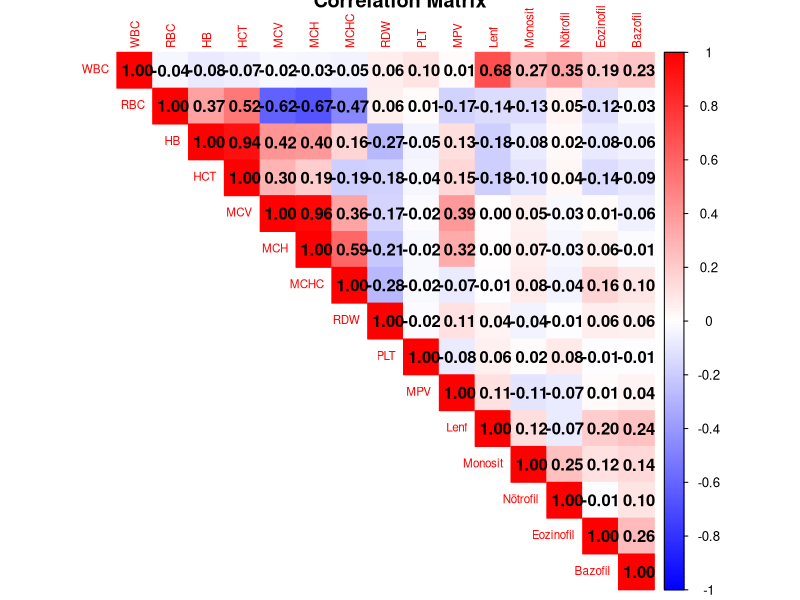
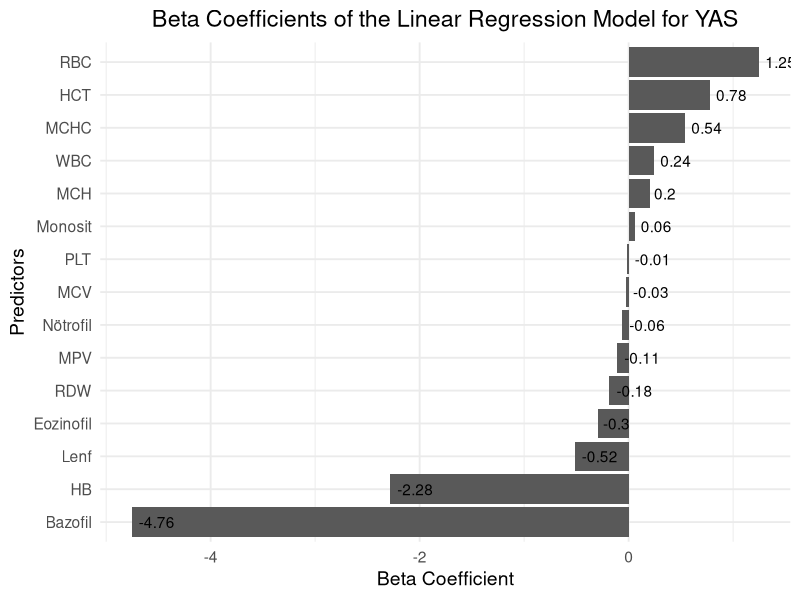
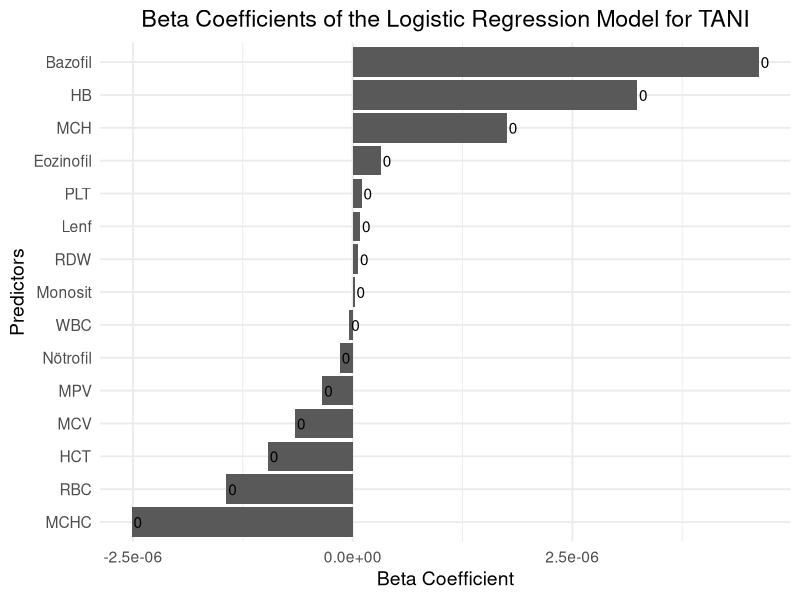
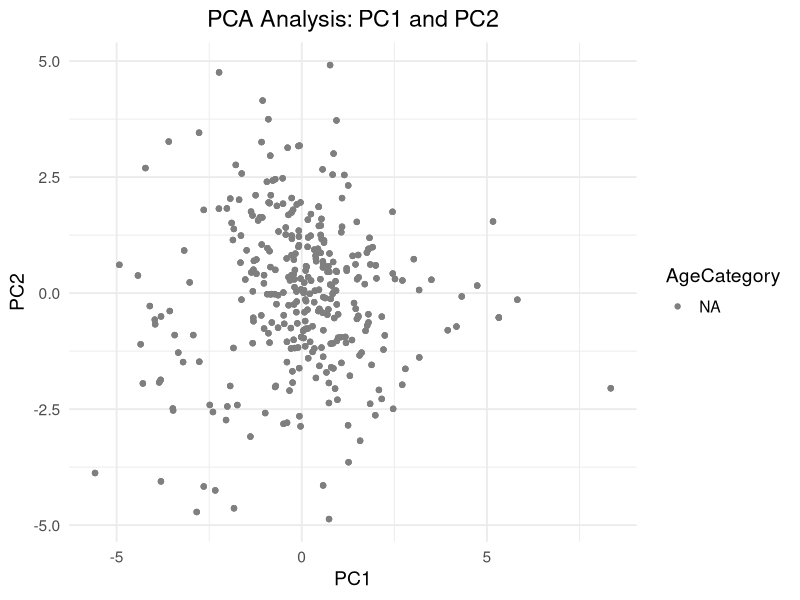

These charts were generated, in order, by the following R code:
necessary_packages <- c("readxl", "dplyr", "ggplot2", "GGally", "corrplot", "nnet", "MASS", "caret")
for (package in necessary_packages) {
  if (!requireNamespace(package, quietly = TRUE)) {
    install.packages(package)
  }
}

library(readxl)
library(dplyr)
library(ggplot2)
library(GGally)
library(corrplot)
library(nnet)
library(MASS)
library(caret)

data <- read_excel("hematology_clinical_dataset.xlsx")

# Inspect the dataset
print(head(data))

# Check column names
print(colnames(data))

if (!"YAS" %in% colnames(data)) {
  colnames(data)[which(colnames(data) == "yas_in_excel")] <- "YAS"
}

# Categorize age into ranges
data$AgeCategory <- cut(
  as.numeric(data$YAS),
  breaks = c(18, 24, 29, 34, 39, 44, 49, 54, 59, 64, 69, 74, 120),
  labels = c("18-24", "25-29", "30-34", "35-39", "40-44", "45-49", "50-54", "55-59", "60-64", "65-69", "70-74", "75-120")
)

# Create a file to store analysis results and interpretations
sink("clinical_analysis_results.txt")

# Correlation Analysis
cat("=============================================\n")
cat("Correlation Analysis Results:\n")
cat("=============================================\n")
cat("Correlation Matrix:\n")
correlation_matrix <- cor(
  data[, c("WBC", "RBC", "HB", "HCT", "MCV", "MCH", "MCHC", "RDW", "PLT", "MPV", "Lenf", "Monosit", "Nötrofil", "Eozinofil", "Bazofil")]
)
print(correlation_matrix)
cat("\n")

# Visualize and save the correlation matrix
corrplot(
  correlation_matrix,
  method = "color",
  type = "upper",
  tl.cex = 0.7,
  addCoef.col = "black",
  title = "Correlation Matrix",
  col = colorRampPalette(c("blue", "white", "red"))(200)
)
dev.copy(png, "correlation_matrix.png")
dev.off()

# Multiple Linear Regression Analysis (YAS as the dependent variable)
cat("=============================================\n")
cat("Multiple Linear Regression Analysis Results for YAS:\n")
cat("=============================================\n")
cat("In this model, we examine the effect of independent variables on predicting age.\n")
cat("Beta coefficients show the effect of each independent variable on age.\n")
cat("If the coefficient is positive, an increase in the related independent variable leads to an increase in age. If the coefficient is negative, the increase leads to a decrease in age.\n")
model_linear_age <- lm(
  YAS ~ WBC + RBC + HB + HCT + MCV + MCH + MCHC + RDW + PLT + MPV + Lenf + Monosit + Nötrofil + Eozinofil + Bazofil,
  data = data
)
print(summary(model_linear_age))
cat("\n")

# Convert beta coefficients into a data frame
beta_coefficients_age <- data.frame(Beta = coef(model_linear_age))
beta_coefficients_age$Predictor <- rownames(beta_coefficients_age)
rownames(beta_coefficients_age) <- NULL

# Visualize and save beta coefficients
p1 <- ggplot(beta_coefficients_age[-1, ], aes(x = reorder(Predictor, Beta), y = Beta)) +
  geom_bar(stat = "identity") +
  geom_text(aes(label = round(Beta, 2)), hjust = -0.2) +
  coord_flip() +
  theme_minimal(base_family = "Helvetica", base_size = 14, base_rect_size = 0.5) +
  theme(panel.background = element_rect(fill = "white", colour = "white")) +
  ggtitle("Beta Coefficients of the Linear Regression Model for YAS") +
  xlab("Predictors") +
  ylab("Beta Coefficient") +
  theme(plot.title = element_text(hjust = 0.5))
ggsave("beta_coefficients_age.png", p1, bg = "white")

# Logistic Regression Analysis (TANI as the dependent variable)
cat("=============================================\n")
cat("Logistic Regression Analysis Results for TANI:\n")
cat("=============================================\n")
cat("In this model, we examine the effect of independent variables on predicting diagnosis (healthy or diseased).\n")
cat("Beta coefficients show the effect of each independent variable on diagnosis.\n")
cat("If the coefficient is positive, an increase in the related independent variable leads to an increase in disease risk. If the coefficient is negative, the increase leads to a decrease in disease risk.\n")
data$TANI <- ifelse(data$TANI == "SAĞLIKLI", 0, 1)
model_logistic <- glm(
  TANI ~ WBC + RBC + HB + HCT + MCV + MCH + MCHC + RDW + PLT + MPV + Lenf + Monosit + Nötrofil + Eozinofil + Bazofil,
  data = data,
  family = binomial
)
print(summary(model_logistic))
cat("\n")

# Convert beta coefficients into a data frame
beta_coefficients_diagnosis <- data.frame(Beta = coef(model_logistic))
beta_coefficients_diagnosis$Predictor <- rownames(beta_coefficients_diagnosis)
rownames(beta_coefficients_diagnosis) <- NULL

# Visualize and save beta coefficients
p2 <- ggplot(beta_coefficients_diagnosis[-1, ], aes(x = reorder(Predictor, Beta), y = Beta)) +
  geom_bar(stat = "identity") +
  geom_text(aes(label = round(Beta, 2)), hjust = -0.2) +
  coord_flip() +
  theme_minimal(base_family = "Helvetica", base_size = 14, base_rect_size = 0.5) +
  theme(panel.background = element_rect(fill = "white", colour = "white")) +
  ggtitle("Beta Coefficients of the Logistic Regression Model for TANI") +
  xlab("Predictors") +
  ylab("Beta Coefficient") +
  theme(plot.title = element_text(hjust = 0.5))
ggsave("beta_coefficients_diagnosis.png", p2, bg = "white")

# PCA Analysis and 2D Visualization
cat("=============================================\n")
cat("PCA Analysis Results:\n")
cat("=============================================\n")
cat("In this analysis, we reduce the data into a lower-dimensional space.\n")
cat("PC1 and PC2 are the two principal components that explain the largest variance.\n")
cat("These components are linear combinations of the original variables.\n")
cat("\n")
data_pca <- prcomp(
  data[, c("WBC", "RBC", "HB", "HCT", "MCV", "MCH", "MCHC", "RDW", "PLT", "MPV", "Lenf", "Monosit", "Nötrofil", "Eozinofil", "Bazofil")],
  center = TRUE,
  scale. = TRUE
)
print(summary(data_pca))

# Scatter plot for PC1 and PC2
pc <- predict(
  data_pca,
  data[, c("WBC", "RBC", "HB", "HCT", "MCV", "MCH", "MCHC", "RDW", "PLT", "MPV", "Lenf", "Monosit", "Nötrofil", "Eozinofil", "Bazofil")]
)
pc_df <- data.frame(PC1 = pc[, 1], PC2 = pc[, 2], AgeCategory = data$AgeCategory)
pca_plot <- ggplot(pc_df, aes(x = PC1, y = PC2, color = AgeCategory)) +
  geom_point() +
  ggtitle("PCA Analysis: PC1 and PC2") +
  xlab("PC1") +
  ylab("PC2") +
  theme_minimal(base_family = "Helvetica", base_size = 14, base_rect_size = 0.5) +
  theme(panel.background = element_rect(fill = "white", colour = "white")) +
  theme(plot.title = element_text(hjust = 0.5))
ggsave("pca_plot.png", pca_plot, bg = "white")

sink()
